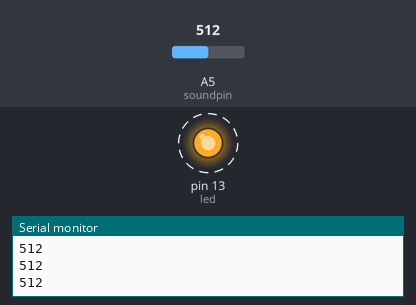
Bench run of a sketch on a simulated Arduino Uno, built with avr-gcc and run on an emulated ATmega328P. Shown: output pins drawn as LEDs (lit = HIGH), the last lines printed to the serial monitor. Dashed ring = blinking. The inputs (shaded band) are chosen by the test bench; at power-on: A5 (soundpin) = 512.

Above: at 1.25 s.
1.3 s: A5 (soundpin) set to 110
4.3 s: A5 (soundpin) set to 95
At 4.3 s:
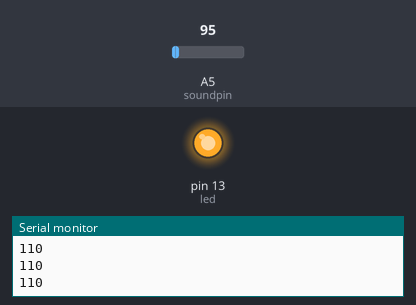
5.8 s: A5 (soundpin) set to 122
At 5.95 s:
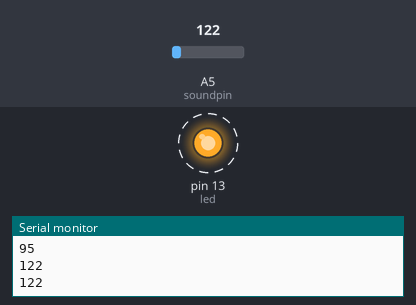
8.8 s: A5 (soundpin) set to 90
Timing chart, 0 to 11.3 s (numbered marks = the images above; inputs shaded):
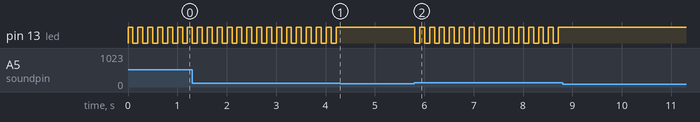

Measured:
- the behaviour switches between 100 and 99 on A5 (soundpin) (found by bisection; images 0 and 1)
- after the input at 4.3 s, pin 13 (led): stops changing and stays HIGH
- after the input at 5.8 s, pin 13 (led): alternates HIGH for 0.10 s and LOW for 0.10 s, starting at once
- after the input at 8.8 s, pin 13 (led): stops changing and stays HIGH
- by itself, pin 13 (led): alternates HIGH for 0.10 s and LOW for 0.10 s

The sketch:

clapsensor.ino
```cpp
//Mic on off led
int led=13;
int soundpin=A5;
int threshold=100; // sets threshold for sound sensor
int state=0;      //Initially led state is off
void setup() {
Serial.begin(9600);
pinMode(led,OUTPUT);
pinMode(soundpin,INPUT);
}
void loop() {
int soundsens=analogRead(soundpin); // read analog data from sensor
Serial.println(soundsens);
  if (soundsens>=threshold) {
    if(state==0){
    digitalWrite(led, HIGH); // turn led on
state=1;
    delay(100);
  }
  else if(state==1){
    digitalWrite(led, LOW);
  state=0;
delay(100);
  }}
}
```
